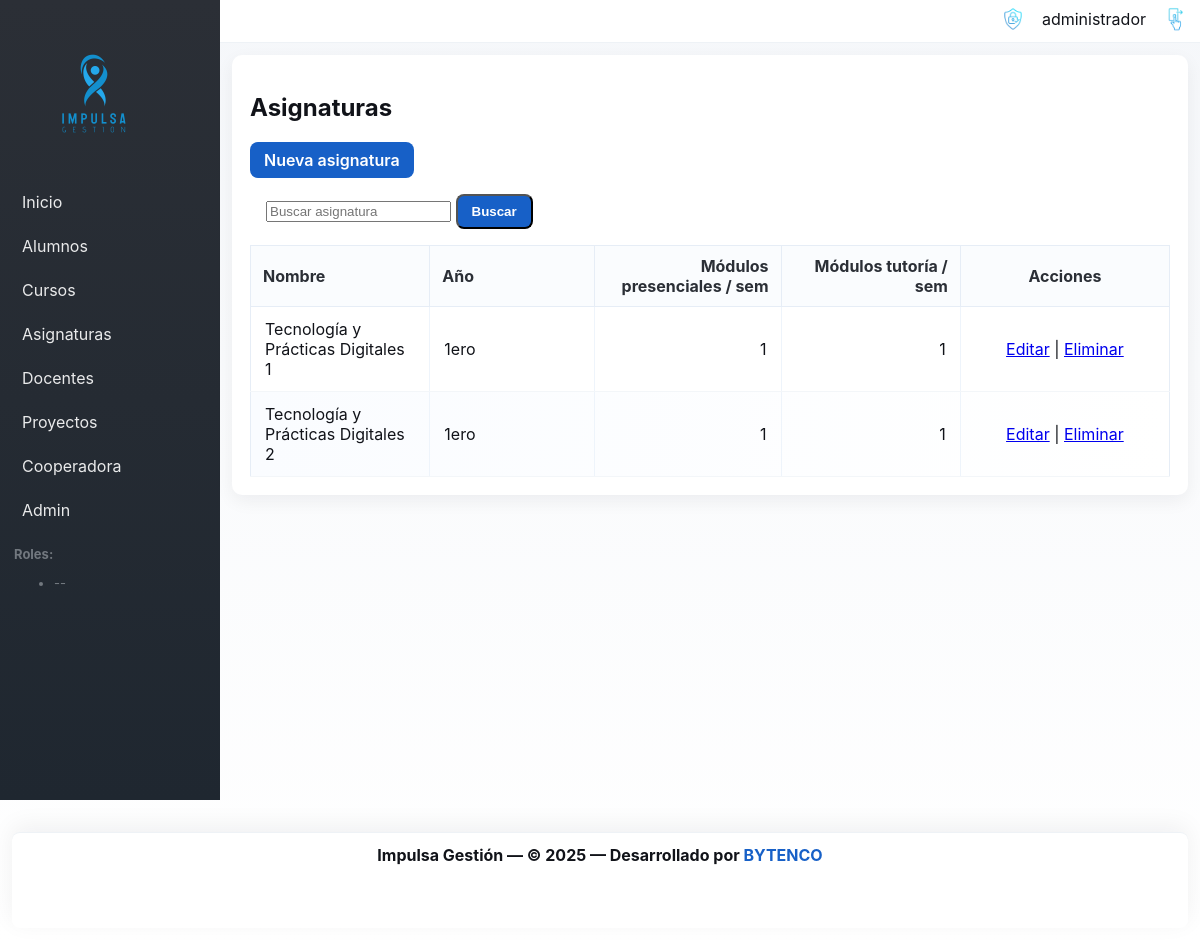
Before: /subjects/ (signed in) with the older database file.
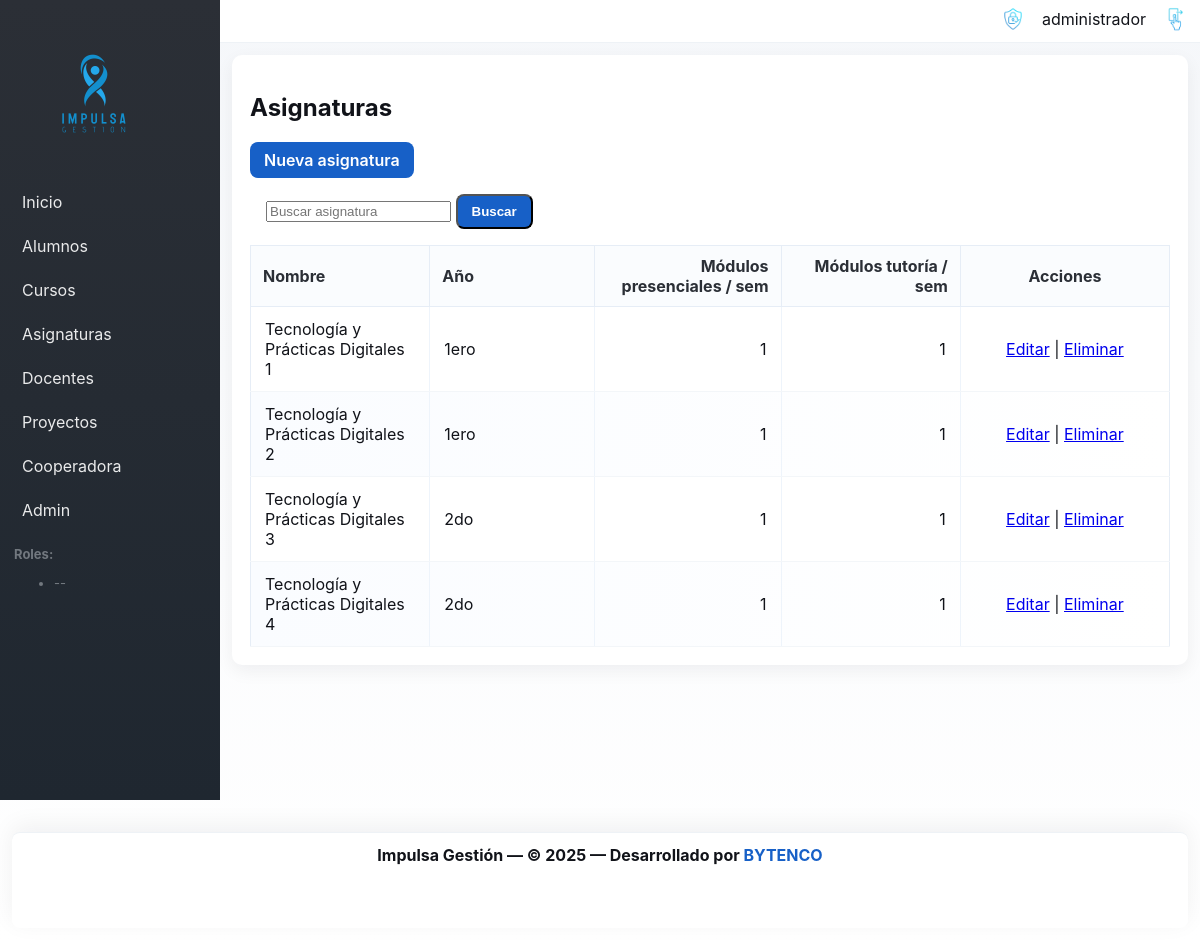
After: the same page with the newer database file.
### subjects/models.py (models this page shows, shortened)
class Subject(models.Model):
    name = models.CharField('nombre', max_length=200, unique=True)
    weekly_hours_presential = models.PositiveIntegerField('módulos semanales presenciales', default=0)
    weekly_hours_tutoring = models.PositiveIntegerField('módulos semanales de tutoría', null=True, blank=True)
    GRADE_1 = '1'
    GRADE_2 = '2'
    GRADE_3 = '3'
    GRADE_CHOICES = [
        (GRADE_1, '1ero'),
        (GRADE_2, '2do'),
        (GRADE_3, '3ro'),
    ]
    grade = models.CharField('año', max_length=2, choices=GRADE_CHOICES, default=GRADE_1)
    class Meta:
        verbose_name = 'Asignatura'
        verbose_name_plural = 'Asignaturas'

### subjects/views.py (the view)
# urls.py: path('', views.SubjectListView.as_view(), name='list'),
class SubjectListView(LoginRequiredMixin, PermissionRequiredMixin, ListView):
    model = Subject
    template_name = 'subjects/subject_list.html'
    context_object_name = 'subjects'
    permission_required = 'subjects.view_subject'
    paginate_by = 20
    def get_queryset(self):
        qs = super().get_queryset().order_by('name')
        q = self.request.GET.get('q')
        if q:
            qs = qs.filter(name__icontains=q)
        return qs

### templates/subjects/subject_list.html (shortened to what this page needs)
{% extends 'base.html' %}
{% block content %}
  <h2>Asignaturas</h2>
  <p>
    <a class="btn" href="{% url 'subjects:create' %}">Nueva asignatura</a>
    <form method="get" class="inline-search" style="display:inline-block; margin-left:1rem;">
      <input type="search" name="q" placeholder="Buscar asignatura" value="{{ request.GET.q|default_if_none:'' }}" />
      <button class="btn" type="submit">Buscar</button>
    </form>
  </p>
  {% if subjects %}
    <table class="table">
      <thead>
        <tr>
          <th>Nombre</th>
          <th>Año</th>
          <th>Módulos presenciales / sem</th>
          <th>Módulos tutoría / sem</th>
          <th>Acciones</th>
        </tr>
      </thead>
      <tbody>
        {% for s in subjects %}
          <tr>
            <td>{{ s.name }}</td>
            <td>{{ s.get_grade_display }}</td>
            <td>{{ s.weekly_hours_presential }}</td>
            <td>{{ s.weekly_hours_tutoring|default:'-' }}</td>
            <td>
              <a href="{% url 'subjects:update' s.pk %}">Editar</a>
              |
              <a href="{% url 'subjects:delete' s.pk %}">Eliminar</a>
            </td>
          </tr>
        {% endfor %}
      </tbody>
    </table>
  {% else %}
    <p>No hay asignaturas cargadas.</p>
  {% endif %}
{% endblock %}

Changed rows visible on the page:
added Subject: name "Tecnología y Prácticas Digitales 3", grade "2do", weekly_hours_presential "1", weekly_hours_tutoring "1"
added Subject: name "Tecnología y Prácticas Digitales 4", grade "2do", weekly_hours_presential "1", weekly_hours_tutoring "1"
